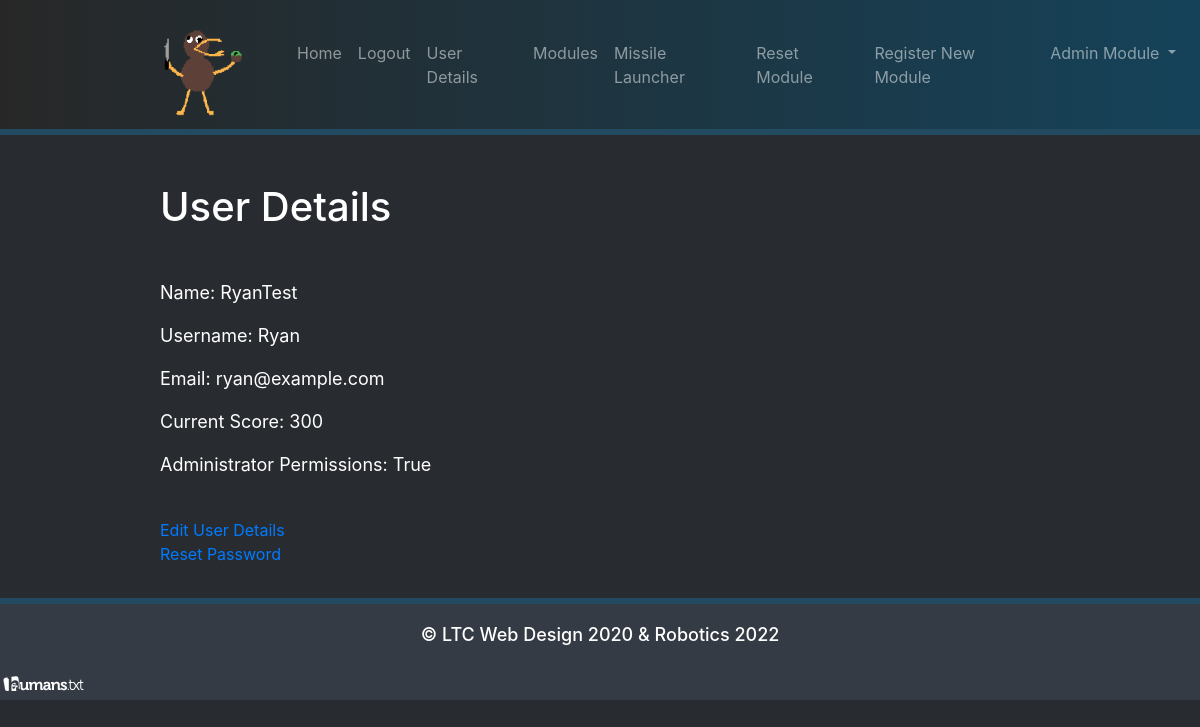
Page /user (signed in) on the committed database.
### models.py (models this page shows, shortened)
class User(UserMixin, db.Model):
    id = db.Column(db.Integer, primary_key=True)
    name = db.Column(db.String(64), index=True, unique=True)
    username = db.Column(db.String(64), index=True, unique=True)
    email = db.Column(db.String(120), index=True, unique=True)
    password_hash = db.Column(db.String(128))
    is_administrator = db.Column(db.Boolean)
    current_score = db.Column(db.Integer)
    active_player = db.Column(db.Boolean)
    def is_admin(self):
        if self.is_administrator == bool('true'):
            print("{} is an Administrator".format(self.username))
            return True
        else:
            print("{} is a Regular User".format(self.username))
            return False

### bp_game_management.py (the view)
@game_management_blueprint.route('/user', )
@login_required
def game_user_details():
    return render_template("user.html", title="User Details", user=current_user)

### models.py (called while the page is built)
@login.user_loader
def load_user(id):
    return User.query.get(int(id))

### templates/user.html
{% extends 'base.html' %}
{% block header %}
    <h1>{% block title %} {{ title }}   {% endblock %}</h1>
{% endblock %}
{% block content %}
    <p>Name: {{ user.name }}</p>
    <p>Username: {{ user.username }}</p>
    <p>Email: {{ user.email }}</p>
    <p>Current Score: {{ user.current_score }}</p>
    <p>Administrator Permissions: {{ user.is_administrator }}</p>
    <br>
    <a href=\edit_user\{{user.id}}>Edit User Details</a> <br>
    <a href=\reset_password\{{ user.id }}>Reset Password</a>
{% endblock %}

### templates/base.html (style rules this page uses)
h1 { padding-bottom: 40px; color: white; }
p { font-size: 18px; color: white; }

### rows in the picture
User: name "RyanTest", username "Ryan", email "ryan@example.com", is_administrator "True"

### other values in the picture
{{ title }} "User Details"
{{ user.current_score }} "300"
